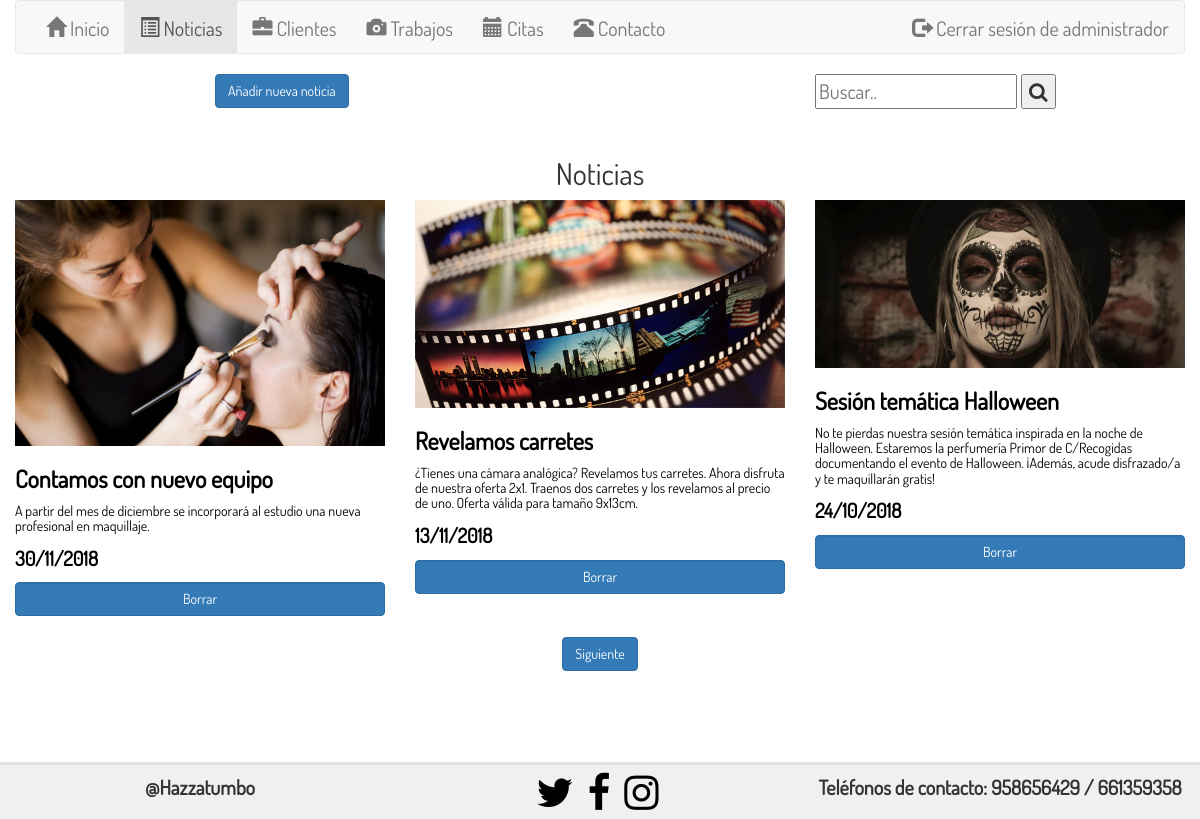
Screenshot of /php/noticias.php (signed in) with the database file from the repository.
### tables this page shows
CREATE TABLE `noticias` (
  `id` bigint(20) UNSIGNED NOT NULL,
  `titular` varchar(50) NOT NULL,
  `contenido` varchar(500) NOT NULL,
  `imagen` varchar(100) NOT NULL,
  `fecha` date NOT NULL
);

### php/noticias.php (the view, shortened to what this page needs)
<!DOCTYPE html>
<html lang="es">
  <head>
  <link rel="stylesheet" href="../css/bootstrap.min.css">
  <link rel="stylesheet" href="../css/estudio.css">
  <link rel="stylesheet" href="../css/font-awesome.css">
  </head>
  <body>
    <div class="container-fluid">
      <?php
        include "funciones.php";
     if(isset($_COOKIE['sesion'])){
        if($_SESSION['id']==0){
           menu_admin('n');
         }else{
           header('Location: ../index.php');
         }
     }else{
        header('Location: ../acceder.php');
     }
      ?>
    <div class="row">
        <div class="col-lg-2 col-md-2 col-sm-2 col-xs-2"></div>
         <div class="col-lg-6 col-md-8 col-sm-10 col-xs-10">
           <a href='noticias.php?insertanoticia=si'>
            <button class='btn btn-md btn-primary' type='submit' name='nuevocliente' value='Nueva Noticia'>Añadir nueva noticia</button>
          </a>
        </div>
        <div class="col-lg-4 col-md-3 col-sm-2 col-xs-2 busqueda">
          <form name="buscarnoticia" action="noticias.php" method="post">
          <input name="barrabusqueda" type="text" placeholder="Buscar..">
          <button type="submit" name="buscar"><i class="fa fa-search"></i></button>
        </form></div>
      </div><br>
    <div id="noticias">
    <h2 align="center">Noticias</h2>
    <?php
      $conexion = conexion();
      if(!isset($_GET['num_pag']))
      {
      	$inicio = 0;
      }
      else
      {
      	$inicio = $_GET['num_pag']*3;
      }
      $consulta = "select * from noticias limit $inicio,3";
      $datos = mysqli_query($conexion,$consulta);
      $num = mysqli_num_rows($datos);
        if ($num ==0) {
          echo "<p>No se han encontrado noticias</p>";
              }else{
                echo "<div class='row'>";
                while($fila=mysqli_fetch_array($datos)){
                  $fecha_noticia=strtotime($fila['fecha']);
                  $fecha_base=mktime(0,0,0,date("m",$fecha_noticia),date("d",$fecha_noticia),date("Y",$fecha_noticia));
                  if ($fecha_base<=$fecha_noticia) {
                   $imagen=$fila['imagen'];
                   $id=$fila['id'];
                   $fecha_formateada=date("j/m/Y",$fecha_noticia);
                        echo "<div class='col-lg-4 col-md-4 col-sm-4 col-xs-12'>
                        <a href='vernoticia.php?vermas=si&id=$id'>
                          <img src='$imagen' style='max-width:100%'>
                        <h3><b>$fila[titular]</h3>
                        <h5>$fila[contenido]</h5>
                        <p>$fecha_formateada</p></a>
                                <a href='noticias.php?borranoticia=si&id=$id'>
                                <button class='form-control btn btn-md btn-primary' type='submit' name='borrar' value='Borrar' id='borrar'>Borrar</button>
                                </a></div>";
                  }
                }
                echo "</div>";
              }
            if($inicio==0){
            	$siguiente=1;
            	echo "<ul class='pager'><li><a href='noticias.php?num_pag=$siguiente'><button class='btn btn-md btn-primary' type='submit' name='siguiente' value='siguiente'>Siguiente</button></a></li></ul>";
            }
    echo "<br>";
    ?>
  </div>
    </div>
  </body>
</html>

### css/estudio.css (style rules this page uses)
body { padding-bottom:100px; font-family: "Dosis"; font-size: 2em; }
a,a:visited { color:black; font-style: bold; }
ul { list-style: none; }

### rows the page displays
noticias: imagen (picture), titular "Contamos con nuevo equipo", contenido "A partir del mes de diciembre se incorporará al estudio una nueva profesional en maquillaje.", fecha "30/11/2018"
noticias: imagen (picture), titular "Revelamos carretes", contenido "¿Tienes una cámara analógica? Revelamos tus carretes. Ahora disfruta de nuestra oferta 2x1. Traenos dos carretes y los revelamos al precio de uno. Oferta válida para tamaño 9x13cm.", fecha "13/11/2018"
noticias: imagen (picture), titular "Sesión temática Halloween", contenido "No te pierdas nuestra sesión temática inspirada en la noche de Halloween. Estaremos la perfumería Primor de C/Recogidas documentando el evento de Halloween. ¡Además, acude disfrazado/a y te maquillarán gratis!", fecha "24/10/2018"
